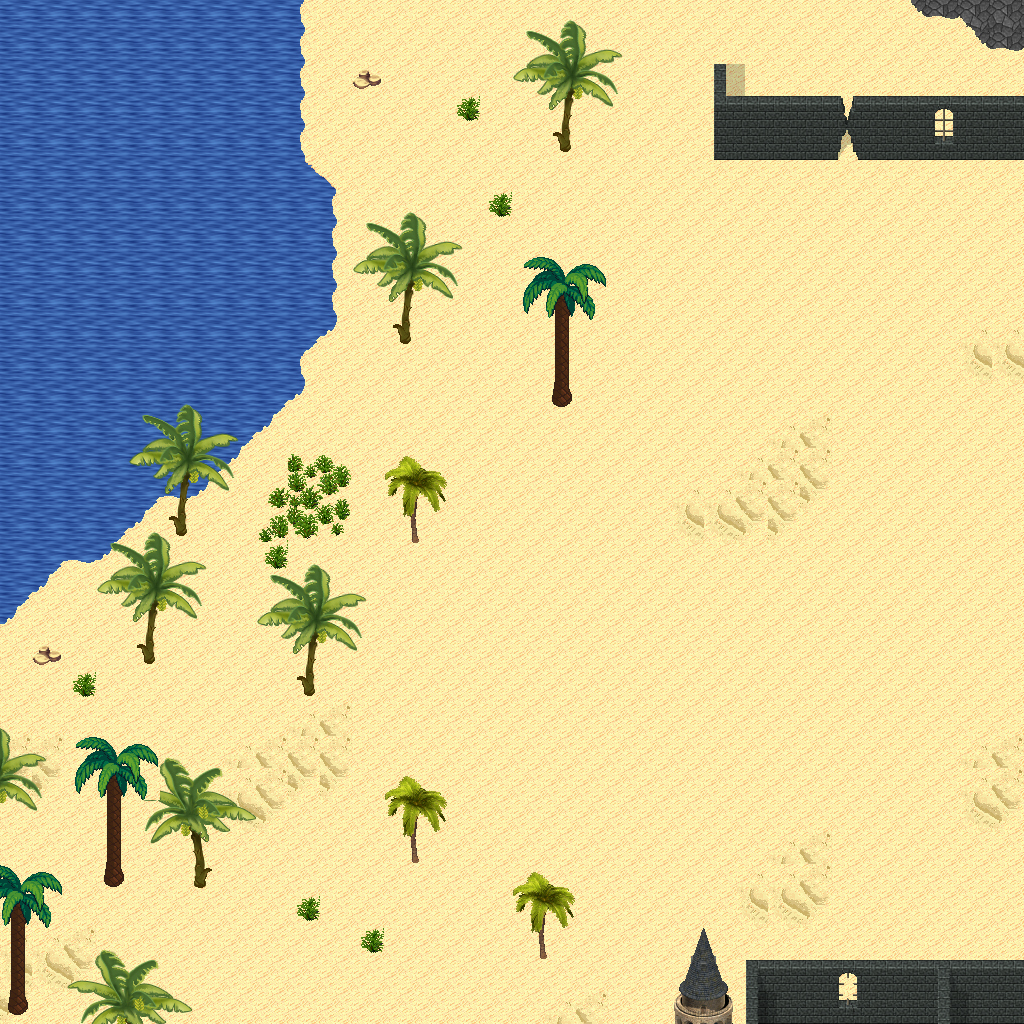

This game map was drawn from its Tiled (.tmx) file and the tilesets committed beside it. A one-line description and the trimmed map source follow:
An orthogonal 32x32 tile map with 32x32 px tiles, 5 tile layers (Ground, Objects, Objects2, Above, ...), 1 hidden layer not drawn, 14 tilesets.

<map version="1.10" tiledversion="1.11.0" orientation="orthogonal" renderorder="right-down" width="32" height="32" tilewidth="32" tileheight="32" infinite="0" nextlayerid="11" nextobjectid="1">
 <tileset firstgid="1" name="logic_collision" tilewidth="32" tileheight="32" tilecount="1" columns="1">
  <image source="../drawable/logic_collision.png" width="32" height="32" />
 </tileset>
 <tileset firstgid="2" name="ground_ground" tilewidth="32" tileheight="32" tilecount="33" columns="3">
  <image source="../drawable/ground_ground.png" width="96" height="352" />
 </tileset>
 <tileset firstgid="35" name="terrain_desert" tilewidth="32" tileheight="32" tilecount="88" columns="8">
  <image source="../drawable/terrain_desert.png" width="256" height="352" />
 </tileset>
 <tileset firstgid="123" name="building_stone_ruins" tilewidth="32" tileheight="32" tilecount="72" columns="6">
  <image source="../drawable/building_stone_ruins.png" width="192" height="384" />
 </tileset>
 <tileset firstgid="195" name="ground_sand_edges" tilewidth="32" tileheight="32" tilecount="15" columns="5">
  <image source="../drawable/ground_sand_edges.png" width="160" height="96" />
 </tileset>
 <tileset firstgid="210" name="ground_slate_tiles" tilewidth="32" tileheight="32" tilecount="15" columns="5">
  <image source="../drawable/ground_slate_tiles.png" width="160" height="96" />
 </tileset>
 <tileset firstgid="225" name="ground_sand_2" tilewidth="32" tileheight="32" tilecount="15" columns="5">
  <image source="../drawable/ground_sand_2.png" width="160" height="96" />
 </tileset>
 <tileset firstgid="240" name="plant_cactus_2" tilewidth="32" tileheight="32" tilecount="10" columns="5">
  <image source="../drawable/plant_cactus_2.png" width="160" height="64" />
 </tileset>
 <tileset firstgid="250" name="plant_round_cactuses" tilewidth="32" tileheight="32" tilecount="20" columns="10">
  <image source="../drawable/plant_round_cactuses.png" width="320" height="64" />
 </tileset>
 <tileset firstgid="270" name="plant_tree_banana_tree" tilewidth="32" tileheight="32" tilecount="40" columns="4">
  <image source="../drawable/plant_tree_banana_tree.png" width="128" height="320" />
 </tileset>
 <tileset firstgid="310" name="plant_tree_palm_tree" tilewidth="32" tileheight="32" tilecount="6" columns="2">
  <image source="../drawable/plant_tree_palm_tree.png" width="64" height="96" />
 </tileset>
 <tileset firstgid="316" name="plant_tree_palm_trees" tilewidth="32" tileheight="32" tilecount="40" columns="4">
  <image source="../drawable/plant_tree_palm_trees.png" width="128" height="320" />
 </tileset>
 <tileset firstgid="356" name="building_stone_tower" tilewidth="32" tileheight="32" tilecount="14" columns="2">
  <image source="../drawable/building_stone_tower.png" width="64" height="224" />
 </tileset>
 <tileset firstgid="370" name="plant_bush_large_green" tilewidth="32" tileheight="32" tilecount="9" columns="3">
  <image source="../drawable/plant_bush_large_green.png" width="96" height="96" />
 </tileset>
 <layer id="1" name="Ground" width="32" height="32">
  <data>[1024 cells, 1024 non-empty, 7 distinct tile ids]</data>
 </layer>
 <layer id="2" name="Objects" width="32" height="32">
  <data>[1024 cells, 90 non-empty, 31 distinct tile ids]</data>
 </layer>
 <layer id="3" name="Objects2" width="32" height="32">
  <data>[1024 cells, 0 non-empty, 0 distinct tile ids]</data>
 </layer>
 <layer id="4" name="Above" width="32" height="32">
  <data>[1024 cells, 162 non-empty, 54 distinct tile ids]</data>
 </layer>
 <layer id="5" name="Above2" width="32" height="32">
  <data>[1024 cells, 0 non-empty, 0 distinct tile ids]</data>
 </layer>
 <layer id="6" name="Walkable" width="32" height="32" visible="0">
  <data>[1024 cells, 200 non-empty, 1 distinct tile ids]</data>
 </layer>
 <objectgroup id="7" name="Mapevents" />
 <objectgroup id="8" name="Spawn" />
 <objectgroup id="9" name="Keys" />
 <objectgroup id="10" name="Replace" />
</map>
